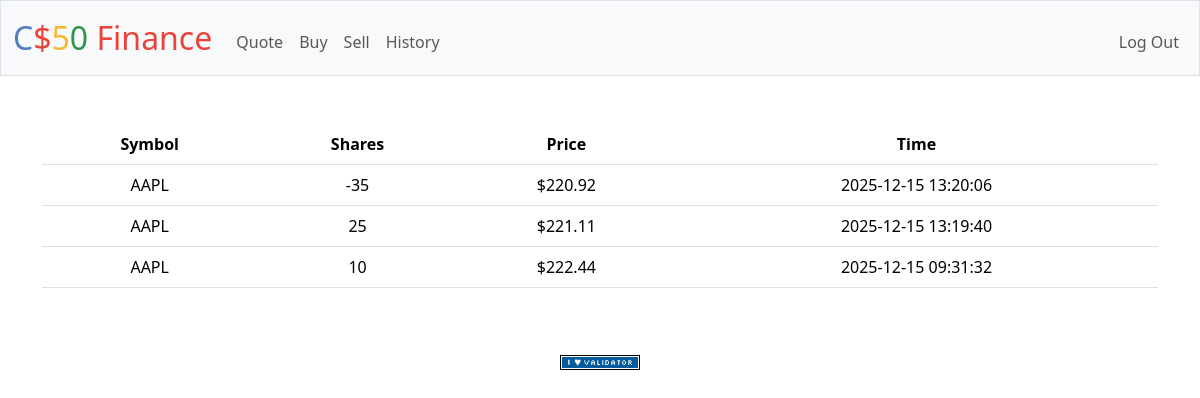
The app's page /history (signed in) with its own data.
### tables this page shows
CREATE TABLE transactions (
    id INTEGER PRIMARY KEY AUTOINCREMENT,
    user_id INTEGER NOT NULL,
    symbol TEXT NOT NULL,
    shares INTEGER NOT NULL,
    price NUMERIC NOT NULL,
    transacted DATETIME DEFAULT CURRENT_TIMESTAMP,
    FOREIGN KEY(user_id) REFERENCES users(id)
);

### app.py (the view)
@app.route("/history")
@login_required
def history():
    user_id = session["user_id"]
    transactions = db.execute( #Gets all transactions for this user
        "SELECT symbol, shares, price, transacted FROM transactions WHERE user_id = ? ORDER BY transacted DESC",
        user_id
    )
    return render_template("history.html", transactions=transactions) #Sends list to the template

### app.py (called while the page is built)
@app.after_request
def after_request(response):
    response.headers["Cache-Control"] = "no-cache, no-store, must-revalidate"
    response.headers["Expires"] = 0
    response.headers["Pragma"] = "no-cache"
    return response

### helpers.py (called while the page is built)
def login_required(f):
    @wraps(f)
    def decorated_function(*args, **kwargs):
        if session.get("user_id") is None:
            return redirect("/login")
        return f(*args, **kwargs)
    return decorated_function

def usd(value):
    return f"${value:,.2f}"

### templates/history.html
{% extends "layout.html" %}
{% block main %}
    <table class="table">
        <thead>
            <tr>
                <th> Symbol </th>
                <th> Shares </th>
                <th> Price </th>
                <th> Time </th>
            </tr>
        </thead>
        <tbody>
            {% for t in transactions %}
                <tr>
                    <td>{{ t.symbol}}</td>
                    <td>{{ t.shares}}</td>
                    <td>{{ t.price | usd}}</td>
                    <td>{{ t.transacted}}</td>
                </tr>
            {% endfor %}
        </tbody>
    </table>
{% endblock %}

### records on screen
transactions: symbol "AAPL", shares "-35", price "$220.92", transacted "2025-12-15 13:20:06"
transactions: symbol "AAPL", shares "25", price "$221.11", transacted "2025-12-15 13:19:40"
transactions: symbol "AAPL", shares "10", price "$222.44", transacted "2025-12-15 09:31:32"
